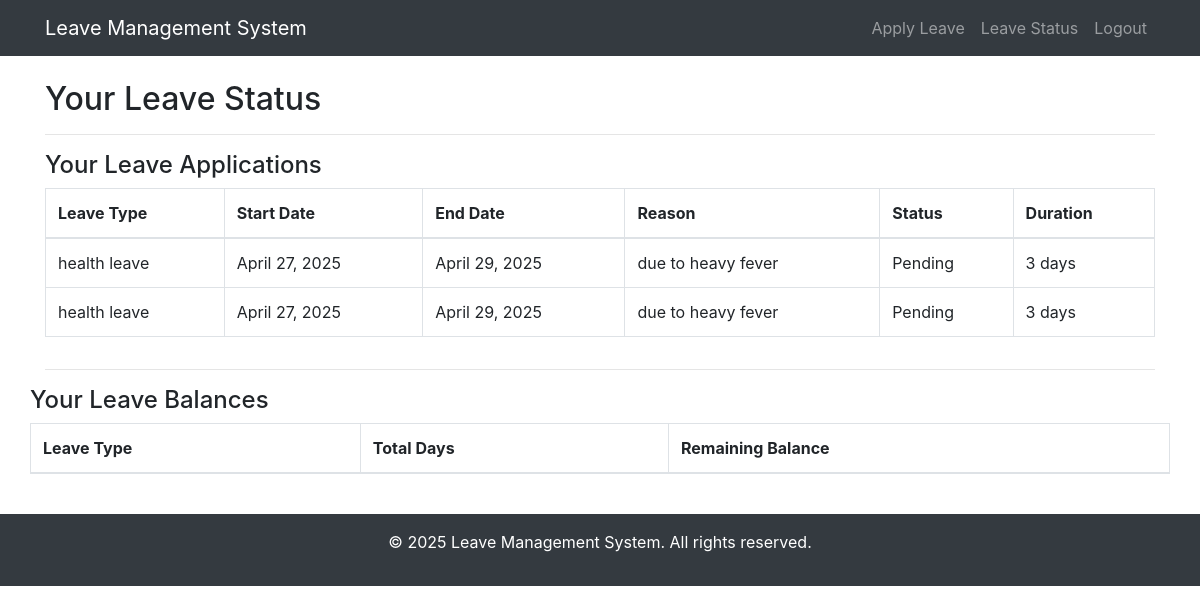
The page /leave_status/ (signed in) on the database its author committed.
### leave/models.py (models this page shows, shortened)
class LeaveApplication(models.Model):
    STATUS_PENDING = 'Pending'
    STATUS_APPROVED = 'Approved'
    STATUS_REJECTED = 'Rejected'
    STATUS_CHOICES = [
        (STATUS_PENDING, 'Pending'),
        (STATUS_APPROVED, 'Approved'),
        (STATUS_REJECTED, 'Rejected')
    ]
    user = models.ForeignKey(User, on_delete=models.CASCADE, related_name='leave_applications')
    leave_type = models.ForeignKey(Type_leave, on_delete=models.CASCADE)
    start_date = models.DateField()
    end_date = models.DateField()
    reason = models.TextField()
    status = models.CharField(max_length=30, choices=STATUS_CHOICES, default=STATUS_PENDING)
    def duration(self):
        return (self.end_date - self.start_date).days + 1

class Type_leave(models.Model):
    name = models.CharField(max_length=200)
    no_days = models.PositiveIntegerField(default=0)

### leave/views.py (the view)
# urls.py: path('leave_status/', LeaveStatusView.as_view(), name='leave_status'),  # Using class-based view for leave status
class LeaveStatusView(LoginRequiredMixin, TemplateView):
    template_name = 'leave_status.html'
    def get_context_data(self, **kwargs):
        context = super().get_context_data(**kwargs)
        applications = LeaveApplication.objects.filter(user=self.request.user)
        leave_balances = LeaveBalance.objects.filter(user=self.request.user)
        for application in applications:
            if application.status == 'Approved':
                leave_balance = leave_balances.filter(leave_type=application.leave_type).first()
                if leave_balance:
                    leave_balance.balance -= application.duration()
                    leave_balance.save()
        context['applications'] = applications
        context['leave_balances'] = leave_balances
        return context

### templates/leave_status.html (shortened to what this page needs)
{% extends 'base.html' %}
{% block content %}
    <h2>Your Leave Status</h2>
    <hr>
    <div class="row">
        {% if applications %}
            <div class="col-md-12">
                <h4>Your Leave Applications</h4>
                <table class="table table-bordered">
                    <thead>
                        <tr>
                            <th>Leave Type</th>
                            <th>Start Date</th>
                            <th>End Date</th>
                            <th>Reason</th>
                            <th>Status</th>
                            <th>Duration</th>
                        </tr>
                    </thead>
                    <tbody>
                        {% for application in applications %}
                            <tr>
                                <td>{{ application.leave_type.name }}</td>
                                <td>{{ application.start_date }}</td>
                                <td>{{ application.end_date }}</td>
                                <td>{{ application.reason }}</td>
                                <td>{{ application.status }}</td>
                                <td>{{ application.duration }} days</td>
                            </tr>
                        {% endfor %}
                    </tbody>
                </table>
            </div>
        {% else %}
            <p>You have no leave applications.</p>
        {% endif %}
    </div>
    <hr>
    <div class="row">
        <h4>Your Leave Balances</h4>
        <table class="table table-bordered">
            <thead>
                <tr>
                    <th>Leave Type</th>
                    <th>Total Days</th>
                    <th>Remaining Balance</th>
                </tr>
            </thead>
        </table>
    </div>
{% endblock %}

### templates/base.html (shortened to what this page needs)
<!DOCTYPE html>
<html lang="en">
<head>
    <link href="https://stackpath.bootstrapcdn.com/bootstrap/4.5.2/css/bootstrap.min.css" rel="stylesheet">
</head>
<body>
    <nav class="navbar navbar-expand-lg navbar-dark bg-dark">
        <div class="container">
            <a class="navbar-brand" href="{% url 'home' %}">Leave Management System</a>
            <div class="collapse navbar-collapse" id="navbarNav">
                <ul class="navbar-nav ml-auto">
                    {% if user.is_authenticated %}
                        <li class="nav-item">
                            <a class="nav-link" href="{% url 'apply_leave' %}">Apply Leave</a>
                        </li>
                        <li class="nav-item">
                            <a class="nav-link" href="{% url 'leave_status' %}">Leave Status</a>
                        </li>
                        <li class="nav-item">
                            <a class="nav-link" href="{% url 'logout' %}">Logout</a>
                        </li>
                    {% endif %}
                </ul>
            </div>
        </div>
    </nav>
    <div class="container mt-4">
        {% block content %}
        {% endblock %}
    </div>
    <footer class="bg-dark text-white text-center py-3 mt-4">
        <p>&copy; 2025 Leave Management System. All rights reserved.</p>
    </footer>
</body>
</html>

### rows shown on the page
LeaveApplication: leave_type.name "health leave", start_date "April 27, 2025", end_date "April 29, 2025", reason "due to heavy fever", status "Pending", duration "3"
LeaveApplication: leave_type.name "health leave", start_date "April 27, 2025", end_date "April 29, 2025", reason "due to heavy fever", status "Pending", duration "3"
